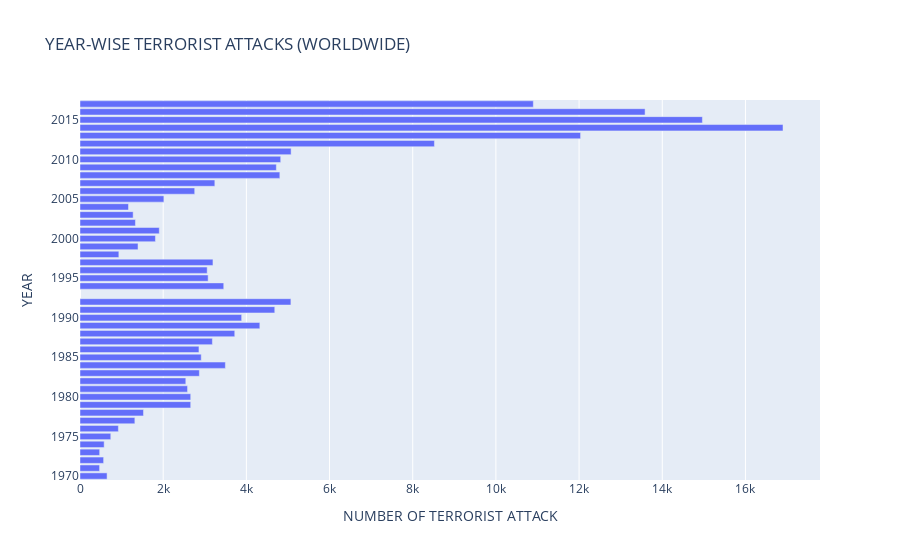

The notebook cell this image was saved under:
### Code cell
fig=px.bar(yearwise,x='no of terrorist attacks',y='year',title='YEAR-WISE TERRORIST ATTACKS (WORLDWIDE)',labels={'year':'YEAR','no of terrorist attacks':'NUMBER OF TERRORIST ATTACK'})
fig.show()

### Figure 1 — Plotly figure (JSON) as saved in the notebook; plotly's stock layout.template omitted (floating-point values rounded to 4 significant figures)
{"data": [{"alignmentgroup": "True", "hovertemplate": "NUMBER OF TERRORIST ATTACK=%{x}<br>YEAR=%{y}<extra></extra>", "legendgroup": "", "marker": {"color": "#636efa", "pattern": {"shape": ""}}, "name": "", "offsetgroup": "", "orientation": "h", "showlegend": false, "textposition": "auto", "type": "bar", "x": [16903, 14965, 13587, 12036, 10900, 8522, 5076, 5071, 4826, 4805, 4721, 4683, 4324, 3887, 3721, 3495, 3456, 3242, 3197, 3183, 3081, 3058, 2915, 2870, 2860, 2758, 2662, 2662, 2586, 2544, 2017, 1906, 1814, 1526, 1395, 1333, 1319, 1278, 1166, 934, 923, 740, 651, 581, 568, 473, 471], "xaxis": "x", "y": [2014, 2015, 2016, 2013, 2017, 2012, 2011, 1992, 2010, 2008, 2009, 1991, 1989, 1990, 1988, 1984, 1994, 2007, 1997, 1987, 1995, 1996, 1985, 1983, 1986, 2006, 1979, 1980, 1981, 1982, 2005, 2001, 2000, 1978, 1999, 2002, 1977, 2003, 2004, 1998, 1976, 1975, 1970, 1974, 1972, 1973, 1971], "yaxis": "y"}], "layout": {"barmode": "relative", "legend": {"tracegroupgap": 0}, "title": {"text": "YEAR-WISE TERRORIST ATTACKS (WORLDWIDE)"}, "xaxis": {"anchor": "y", "domain": [0, 1], "title": {"text": "NUMBER OF TERRORIST ATTACK"}}, "yaxis": {"anchor": "x", "domain": [0, 1], "title": {"text": "YEAR"}}}}
